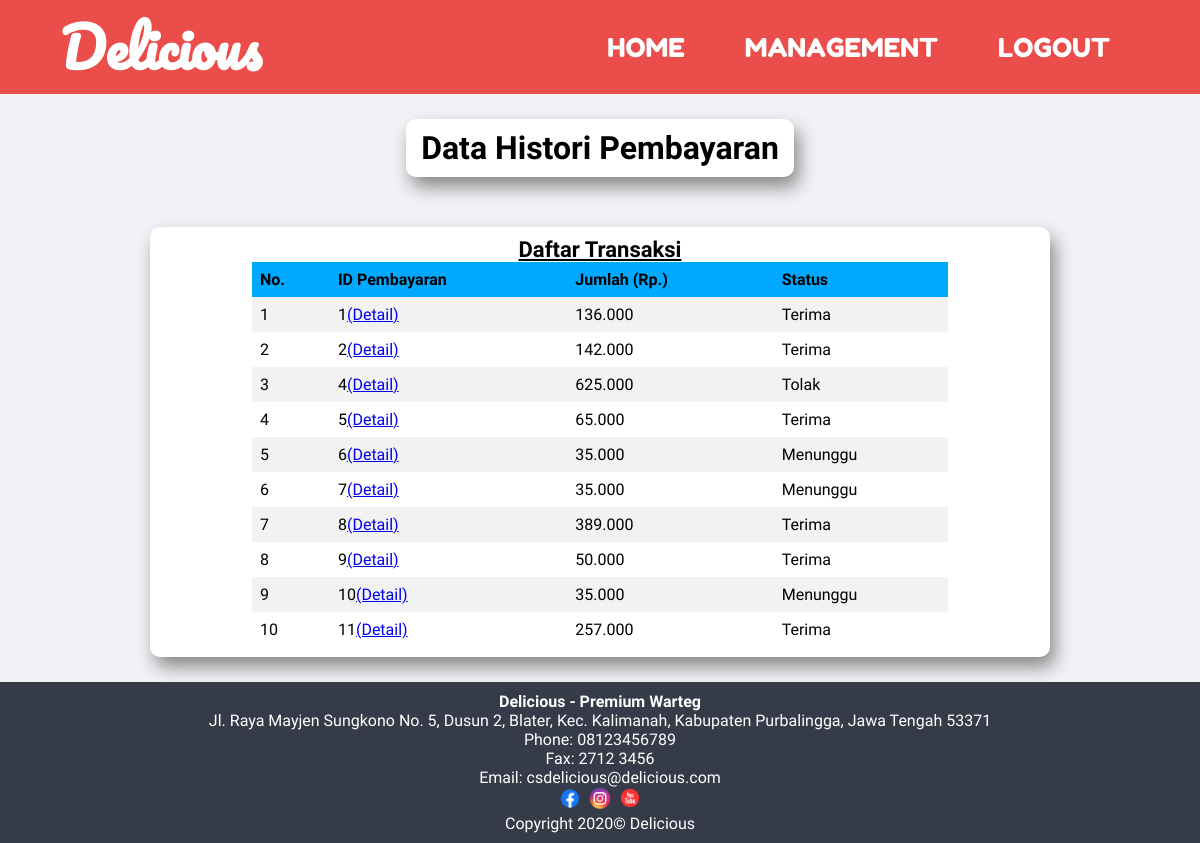
/management-cashier-payment-history.php (signed in), run on the app's committed database.
### tables this page shows
CREATE TABLE `pembayaran` (
  `id_pembayaran` int(11) NOT NULL,
  `id_pengguna` int(11) NOT NULL,
  `jenis_pembayaran` enum('offline','online') NOT NULL,
  `bayar` int(11) NOT NULL,
  `status` enum('terima','tolak','menunggu') NOT NULL,
  `tanggal` date NOT NULL
);

### include/class/connect.php (called while the page is built, shortened)
<?php
    class Dbh{
        protected function connect(){
            $this->servername = "localhost";
            $this->username = "root";
            $this->password = "";
            $this->dbname = "delicious";
            $conn = new mysqli($this->servername,$this->username,$this->password,$this->dbname);
            return $conn;
        }
    }
?>

### include/class/paymentlog.php (called while the page is built, shortened)
<?php
    class PaymentLog extends Dbh{
        public function allPayment(){
            $sql = "SELECT * FROM pembayaran";
            $execute = $this->connect()->query($sql);
            if($execute->num_rows > 0){
                while($row = $execute->fetch_assoc()){
                    $data[] = $row;
                }
                return $data;
            }else{
                return false;
            }
        }
    }
?>

### management-cashier-payment-history.php (the view, shortened to what this page needs)
<?php
    include ('include/class/connect.php');
    include ('include/class/paymentlog.php');
?>
<?php
    $payment = new PaymentLog();
    $data = $payment->allPayment();
?>
<!DOCTYPE html>
<html lang="en">
<head>
    <?php include ('include/head.php') ?>
    <link rel="stylesheet" href="style/management-data.css" type="text/css">
</head>
<body>
    <?php include ('include/nav.php') ?>
    <main>
    <div class="main-container">
            <h1 class="title">Data Histori Pembayaran</h1>
            <div class="sub-container" style="width: 75%;">
                <h3 class="sub-title">Daftar Transaksi</h3>
                <div class="insert-form">
                    <?php if($results = false): ?>
                        <h3>Belum ada data transaksi yang diinput!</h3>
                    <?php else: ?>
                        <?php $nomor = 1 ?>
                        <table class='update-table-food'>
                        <tr>
                            <th>No.</th>
                            <th>ID Pembayaran</th>
                            <th>Jumlah (Rp.)</th>
                            <th>Status</th>
                        </tr>
                        <?php foreach($data as $result): ?>
                            <tr>
                                <td><?php echo $nomor ?></td>
                                <td><?php echo $result['id_pembayaran'] ?><a href='detail-payment-history.php?id_pembayaran=<?php echo $result['id_pembayaran'] ?>'>(Detail)</a></td>
                                <td><?php echo number_format($result['bayar'] , 0, ',', '.') ?></td>
                                <td><?php echo ucfirst($result['status']) ?></td>
                            </tr>
                            <?php $nomor ++ ?>
                        <?php endforeach ?>
                        </table>
                    <?php endif ?>
                </div>
            </div>
        </div>
    </main>
    <?php include ('include/footer.php')?>
</body>
</html>

### style/index.css (style rules this page uses)
* { margin: 0; padding: 0; box-sizing: border-box; font-family: 'Baloo Tamma 2', cursive; }
body { width: 100%; height: 100%; display: flex; flex-direction: column; justify-content: space-between; align-items: center; min-height: 100vh; }
main { width: 100%; display: flex; flex-grow: 1; background-color:#f1f2f6; }

### style/management-data.css (style rules this page uses)
main { justify-content: space-around; align-items: center; flex-direction: column; }
.main-container { margin: 25px 0; width: 100%; display: flex; justify-content: space-around; align-items: center; flex-direction: column; }
.title { padding: 10px 15px; background-color: white; border-radius: 10px; box-shadow: 5px 10px 18px #888888; }
.sub-title { text-decoration: underline; text-align: center; font-size: 22px; }
.sub-container { padding: 10px 15px; border-radius: 10px; width: 30%; display: flex; flex-direction: column; justify-content: center; align-items: center; background-color: white; box-shadow: 5px 10px 18px #888888; }
.insert-form { width: 80%; display: flex; flex-direction: column; }
.update-table-food { border-collapse: collapse; width: 100%; }
.update-table-food th, .update-table-food td { text-align: left; padding: 8px; }
.update-table-food th { background-color: #00a8ff; }
.update-table-food tr:nth-child(even) { background-color: #f2f2f2; }

### data on the page
pembayaran: id_pembayaran "1", bayar "136.000", status "Terima"
pembayaran: id_pembayaran "2", bayar "142.000", status "Terima"
pembayaran: id_pembayaran "4", bayar "625.000", status "Tolak"
pembayaran: id_pembayaran "5", bayar "65.000", status "Terima"
pembayaran: id_pembayaran "6", bayar "35.000", status "Menunggu"
pembayaran: id_pembayaran "7", bayar "35.000", status "Menunggu"
pembayaran: id_pembayaran "8", bayar "389.000", status "Terima"
pembayaran: id_pembayaran "9", bayar "50.000", status "Terima"
pembayaran: id_pembayaran "10", bayar "35.000", status "Menunggu"
pembayaran: id_pembayaran "11", bayar "257.000", status "Terima"
